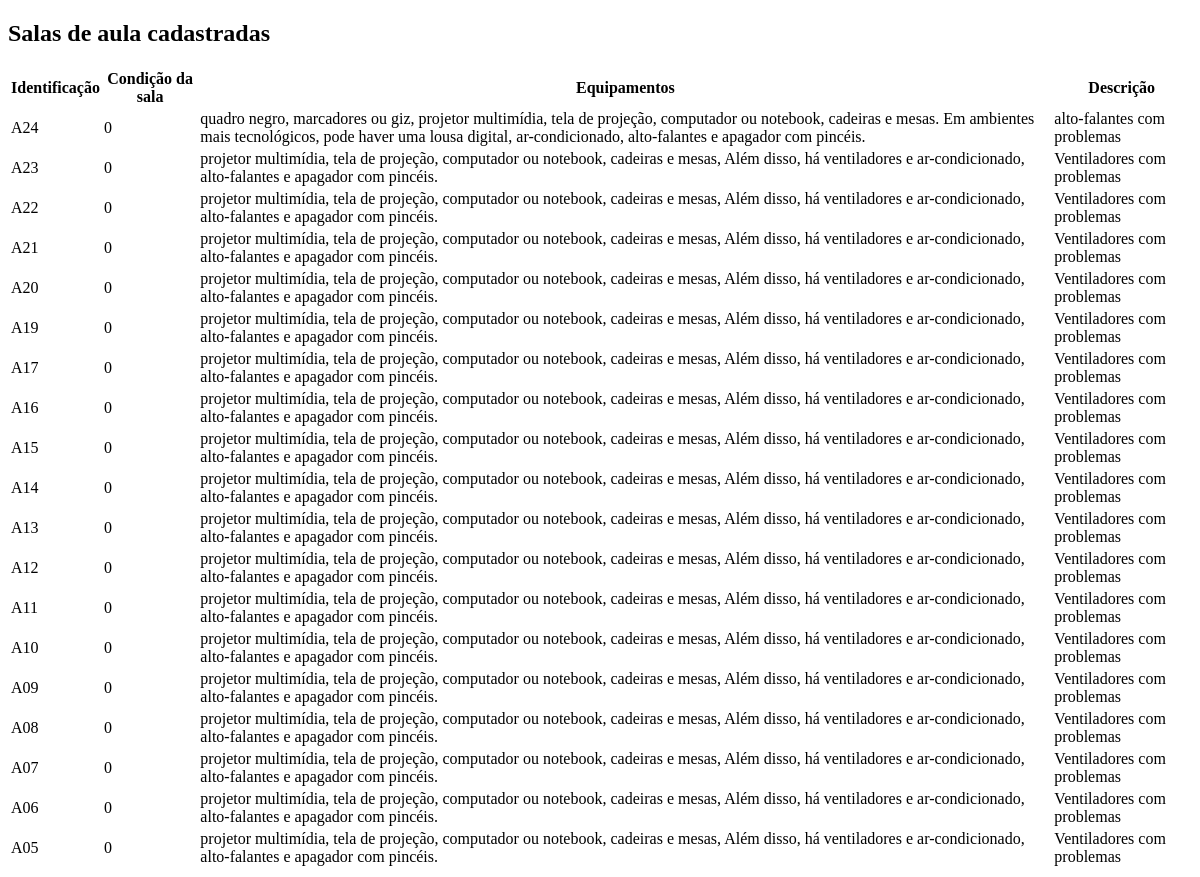
Before: /Adm/disp_classrooms_list.php with the older database file.
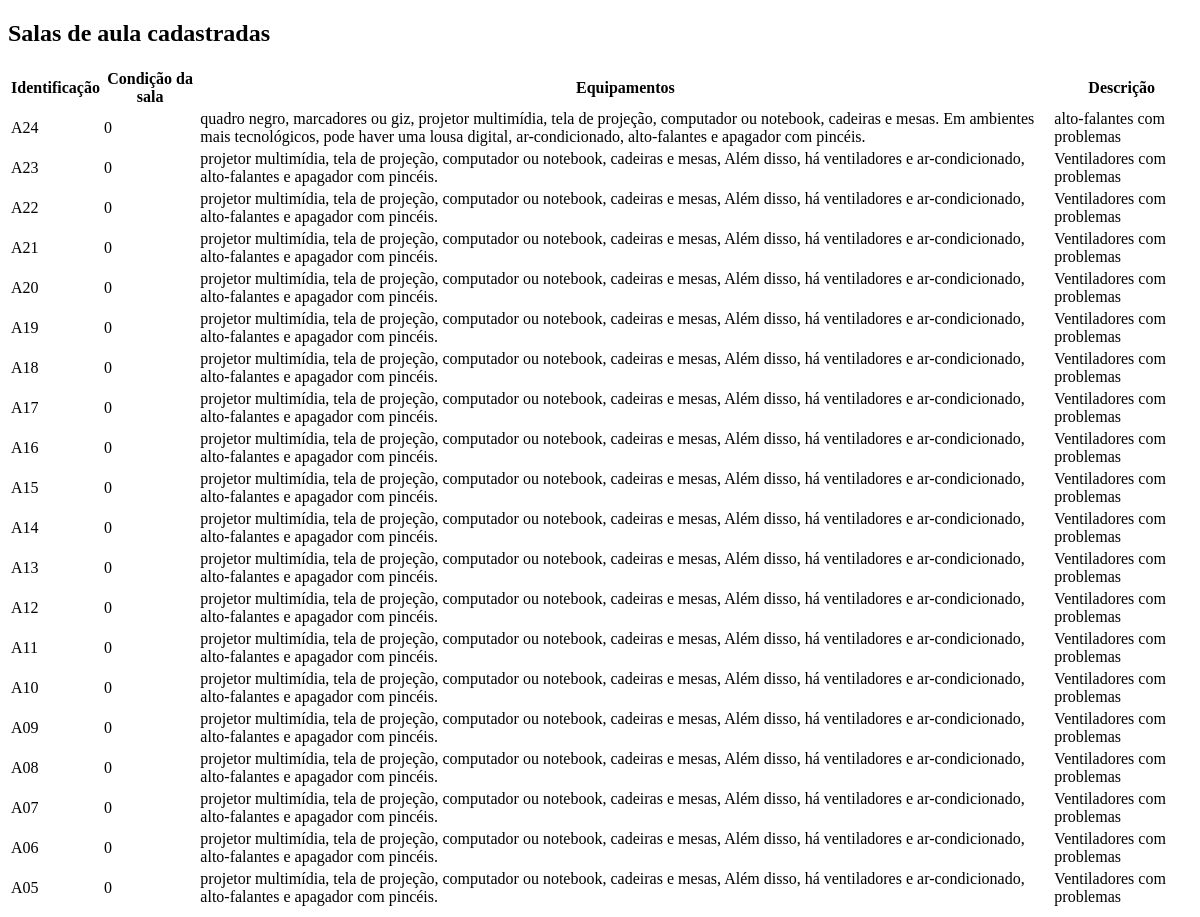
After: the same page with the newer database file.
### tables this page shows
CREATE TABLE `classrooms` (
  `id_class` int(11) NOT NULL,
  `identification` varchar(100) NOT NULL,
  `conditionstatus` tinyint(1) NOT NULL,
  `equipaments` text NOT NULL,
  `description` text NOT NULL
);

### App/Controller/ClassroomController.php (called while the page is built, shortened)
<?php
require_once 'C:\xampp\htdocs\class_scheduling\App\Model\ClassroomModel.php';
class   ClassroomController
{
    private $classroommodel;
    public function __construct($pdo)
    {
        $this->classroommodel = new classroomModel($pdo);
    }
    public function listClassrooms()
    {
        return $this->classroommodel->listClassrooms();
    }
    public function showDispClassroomsList()
    {
        $classrooms = $this->listClassrooms();
        include 'C:\xampp\htdocs\class_scheduling\App\View\Classrooms\view_disp.php';
    }
}

### App/Model/ClassroomModel.php (called while the page is built, shortened)
<?php
class ClassroomModel
{
    private $pdo;
    public function __construct($pdo)
    {
        $this->pdo = $pdo;
    }
    public function listClassrooms()
    {
        $sql = "SELECT * FROM classrooms";
        $stmt = $this->pdo->query($sql);
        return $stmt->fetchAll(PDO::FETCH_ASSOC);
    }
}

### App/View/Classrooms/view_disp.php (the view, shortened to what this page needs)
<?php
include_once 'C:\xampp\htdocs\class_scheduling\App\Controller\ClassroomController.php';
echo "<h2>Salas de aula cadastradas</h2>";
echo "<table>";
echo "<tr><th>Identificação</th><th>Condição da sala</th><th>Equipamentos</th><th>Descrição</th></tr>";
try {
    foreach ($classrooms as $classroom) {
        if ($classroom['conditionstatus'] == 0) {
        echo "<tr>";
        echo "<td>" . htmlspecialchars($classroom['identification']) . "</td>";
        echo "<td>" . htmlspecialchars($classroom['conditionstatus']) . "</td>";
        echo "<td>" . htmlspecialchars($classroom['equipaments']) . "</td>";
        echo "<td>" . htmlspecialchars($classroom['description']) . "</td>";
        echo "</tr>";
        }
    }
} catch (PDOException $e) {
    echo "<p>Erro ao exibir salas de aula: " . $e->getMessage() . "</p>";
}
echo "</table>";
?>
</body>

Changed rows visible on the page:
now on this page (row edited): classrooms: identification "A18", conditionstatus "0", equipaments "projetor multimídia, tela de projeção, computador ou notebook, cadeiras e mesas, Além disso, há ventiladores e ar-condicionado, alto-falantes e apagador com pincéis.", description "Ventiladores com problemas"
